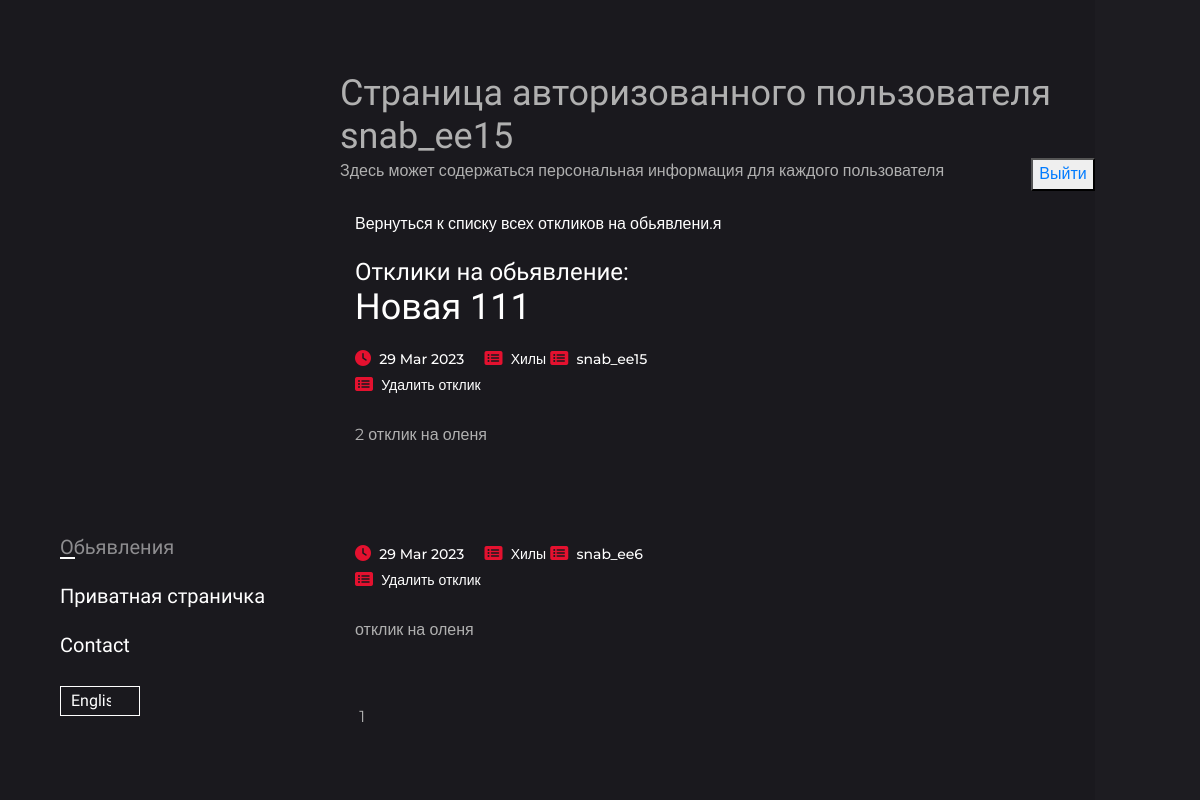
/protect/filter/12 (signed in), run on the app's committed database.
### board/models.py (models this page shows, shortened)
class Post(models.Model):
    date_time_in = models.DateTimeField(auto_now_add=True)
    title = models.CharField(max_length=255)
    wysiwyn_text = RichTextField(blank=True, null=True)
    author = models.ForeignKey(User, on_delete=models.CASCADE)
    category = models.ForeignKey('Category', on_delete=models.CASCADE)

class Reply(models.Model):
    date_time_in = models.DateTimeField(auto_now_add=True)
    reply = models.TextField()
    accepted = models.BooleanField(default=False)  # True - принят, False - по умолчанию
    post = models.ForeignKey('Post', on_delete=models.CASCADE)
    user = models.ForeignKey(User, on_delete=models.CASCADE)

class Category(models.Model):
    name = models.CharField(max_length=255, unique=True)
    def __str__(self):
        return self.name

### protect/views.py (the view)
# urls.py: path('protect/filter/<int:pk>', ReplyByPost.as_view(), name="reply_by_post"),
class ReplyByPost(LoginRequiredMixin, ListView):
    model = Reply
    template_name = 'protect/replys_by_post.html'
    ordering = '-date_time_in'
    paginate_by = 6
    def get_context_data(self, **kwargs):
        context = super().get_context_data(**kwargs)
        reply_list_by_postid = Reply.objects.filter(post=self.kwargs['pk']).order_by('-date_time_in')
        post = Post.objects.get(id=self.kwargs['pk'])
        context['reply_list'] = reply_list_by_postid
        context['post'] = post
        return context

### templates/protect/replys_by_post.html (shortened to what this page needs)
{% extends 'default.html' %}
{% load custom_filters %}
{% load custom_tags %}
{% block content %}
<h2>Страница авторизованного пользователя {{request.user.username}}</h2>
<div> Здесь может содержаться персональная информация для каждого пользователя </div>
<br>
<br>
<p><button> <a href="sign/logout/">Выйти</a> </button></p>
        <div class="col-lg-7">
            <a class="text-white opacity-75-onHover" href="/">Вернуться к списку всех откликов на обьявлени.я</a>
        {% if reply_list %}
             <div class="card post-item bg-transparent border-0 mb-5">
                <div class="card-body px-0">
                    <h3 class="text-white opacity-75-onHover">Отклики на обьявление:</h3>
                    <h2 class="card-title">
                        <a class="text-white opacity-75-onHover" href="/protect/filter/{{ post.id }}">{{ post.title }}</a>
                    </h2>
                    {% for reply in reply_list %}
                    <ul class="post-meta mt-3">
                        <li class="d-inline-block mr-3">
                            <span class="fas fa-clock text-primary"></span>
                            <a class="ml-1" href="#">{{ reply.date_time_in | date:'d M Y' }}</a>
                        </li>
                        <li class="d-inline-block">
                            <span class="fas fa-list-alt text-primary"></span>
                            <a class="ml-1" href="#">{{ reply.post.category }}</a>
                        </li>
                        <li class="d-inline-block">
                            <span class="fas fa-list-alt text-primary"></span>
                            <a class="ml-1" href="#">{{ reply.user.username }}</a>
                        </li>
                        <li class="d-inline-block">
                            <span class="fas fa-list-alt text-primary"></span>
                            <a class="ml-1" href="/protect/reply/{{ reply.id }}/delete">Удалить отклик</a>
                        </li>
                    </ul>
                    <p class="card-text my-4">{{  reply.reply }}</p>
                </div>
            </div>
                    {% endfor %}
        {% endif %}
            <div class="card post-item bg-transparent border-0 mb-5">
                <div class="card-body px-0">
                     <ul class="post-meta mt-3">
                        <li class="d-inline-block mr-3">
                        {{ page_obj.number }}
                         </li>
                    </ul>
                </div>
            </div>
        </div>
{% endblock %}

### static/css/style.css (style rules this page uses)
body { color: #B0B0B0; background-color: #1A191E; font-family: "Montserrat", sans-serif; font-size: 16px; line-height: 1.65; overflow-y: hidden; }
body.loaded { overflow-y: scroll; }
.opacity-0, .opacity-0-onHover, .opacity-25, .opacity-25-onHover, .opacity-50, .opacity-50-onHover, .opacity-75, .opacity-75-onHover, .opacity-1, .opacity-1-onHover { transition: all 0.3s; }
.text-primary, .text-primary-onHover:hover { color: #E4112F !important; }
h1, .h1, h2, .h2, h3, .h3, h4 { font-family: "Barlow Condensed", sans-serif; }
h2, .h2 { font-size: 36px; }
h3, .h3 { font-size: 24px; }
.h4, h5, .h5, h6, .h6, p { font-family: "Montserrat", sans-serif; }
h1, .h1, h2, .h2, h3, .h3, h4, .h4, h5, .h5, h6, .h6, p { margin: 0; }
a { text-decoration: none; display: inline-block; transition: all 0.3s; }
ul, li { padding: 0; margin: 0; }
.post-meta li a { color: #ffffff; font-weight: 500; font-size: 14px; }

### data on the page
Post: title "Новая 111"
Reply: date_time_in "29 Mar 2023", post.category "Хилы", user.username "snab_ee15", reply "2 отклик на оленя"
Reply: date_time_in "29 Mar 2023", post.category "Хилы", user.username "snab_ee6", reply "отклик на оленя"

### other printed values
{{ request.user.username }} "snab_ee15"
{{ page_obj.number }} "1"
